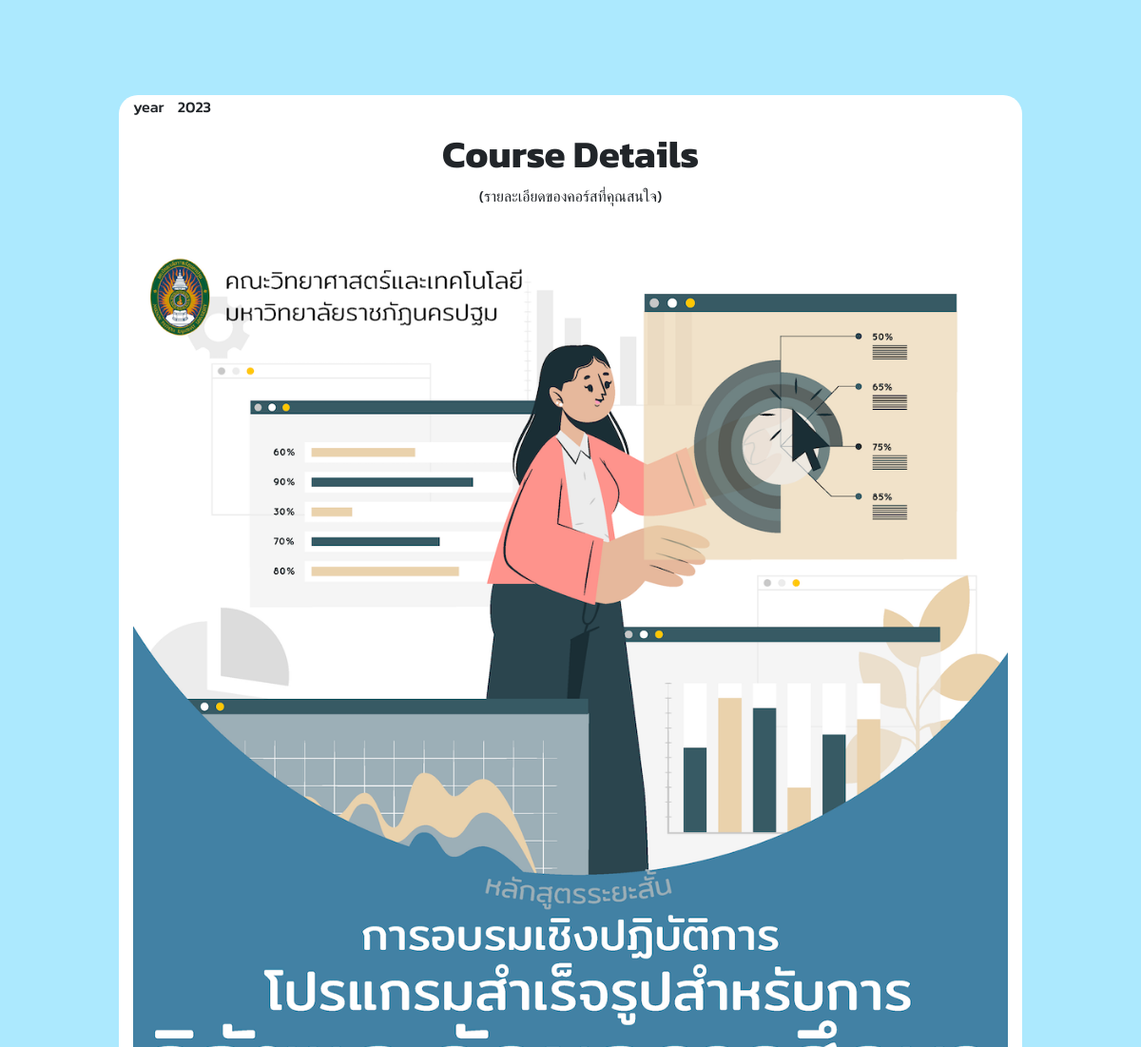
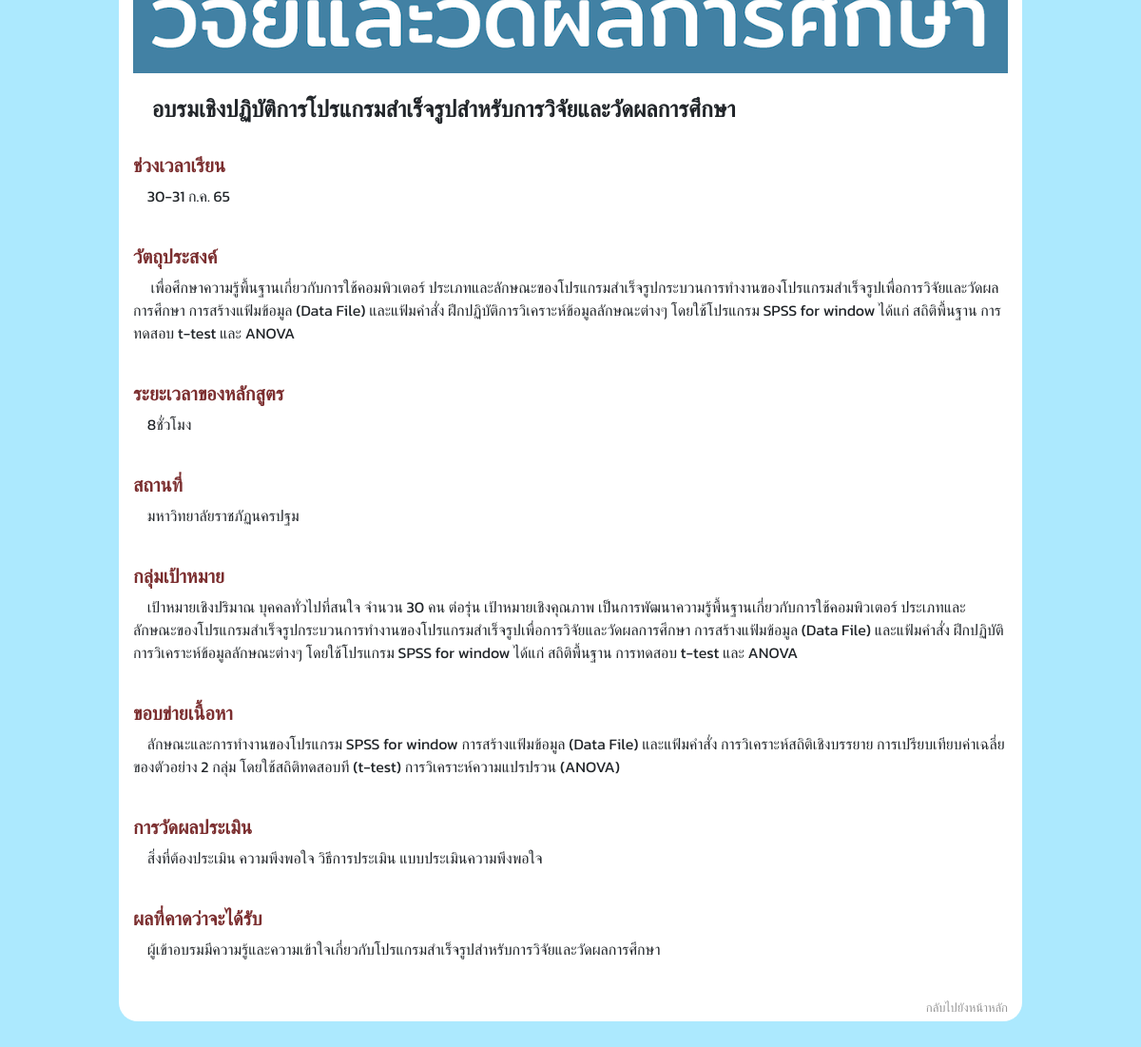
The page /view/view_detail_course.php?cs_id=4 on the database its author committed (2 pictures, top to bottom).
### tables this page shows
CREATE TABLE `sci_cs` (
  `cs_id` int(11) NOT NULL,
  `cs_name` varchar(100) NOT NULL,
  `cs_img` varchar(100) NOT NULL,
  `cs_date` varchar(40) NOT NULL,
  `cs_wallet` varchar(50) NOT NULL,
  `cs_range_date` varchar(400) NOT NULL,
  `cs_fcourse` varchar(400) NOT NULL,
  `cs_time` varchar(45) NOT NULL,
  `cs_location` varchar(50) NOT NULL,
  `cs_group` varchar(400) NOT NULL,
  `cs_detail` varchar(400) NOT NULL,
  `cs_perform` varchar(400) NOT NULL,
  `cs_reward` varchar(400) NOT NULL,
  `cs_schedule` varchar(400) NOT NULL,
  `cs_phone` char(10) DEFAULT NULL,
  `cs_year` char(4) DEFAULT NULL
);

### model/Course.php (called while the page is built, shortened)
<?php
class Course{
    private $ConDB;
    public function __construct(){
        $con = new ConDB();
        $con->connect();
        $this->ConDB = $con->conn;
    }
     public function getCourseDetail($id)
    {
        $sql = "SELECT * FROM sci_cs where cs_id = ".$id;
        $query = $this->ConDB->prepare($sql);
        if( $query->execute()){
            $result = $query->fetch(PDO::FETCH_ASSOC);
            return $result;
            return true;
        }else {
            return false;
        }
    }
}
?>

### model/ConDB.php (called while the page is built, shortened)
<?php
class ConDB{
    public function connect(){
        try{
            $this->conn = new PDO("mysql:host=localhost;dbname=sci_course","root","");
        }catch(PDOException $e){
            echo $e->getMessage();
        }
    }
}
?>

### view/view_detail_course.php (the view, shortened to what this page needs)
<?php
$cs_id=$_GET['cs_id'];
include_once '../model/ConDB.php';
include_once '../model/Course.php';
$obj_name = new Course();
$rs2 = $obj_name->getCourseDetail($cs_id);
?>
<!DOCTYPE html>
<html lang="en">
<head>
    <link rel="stylesheet" href="../style.css">
    <link rel="stylesheet" href="https://cdn.jsdelivr.net/npm/bootstrap@4.3.1/dist/css/bootstrap.min.css"
>
        <link rel="stylesheet" href="https://cdn.jsdelivr.net/npm/bootstrap-icons@1.10.3/font/bootstrap-icons.css">
</head>
<body>
    <div class="container">
        <div class="row align-items-start">
    <div id="center-form" class="col-10">
    <div style="display: inline-block;">
            <h6><p>year<?php echo"&nbsp&nbsp&nbsp&nbsp".$rs2['cs_year']."";?></p></h6>
    </div>
    <h1 class="text-center">Course Details</h1>
    <p class="text-center">(รายละเอียดของคอร์สที่คุณสนใจ)</p>
    <br>
    <img src="<?php echo "".$rs2['cs_img'].""?>" width="100%">
    <br>
    <h4><?php echo"&nbsp&nbsp&nbsp&nbsp".$rs2['cs_name']."";?></h4><br>
    <h5>ช่วงเวลาเรียน</h5>
    <p><?php echo"&nbsp&nbsp&nbsp&nbsp".$rs2['cs_range_date']."";?></p><br>
    <h5>วัตถุประสงค์</h5>
    <p><?php echo"&nbsp&nbsp&nbsp&nbsp ".$rs2['cs_fcourse']."";?></p><br>
    <h5>ระยะเวลาของหลักสูตร</h5>
    <p><?php echo"&nbsp&nbsp&nbsp&nbsp".$rs2['cs_time']."";?></p><br>
    <h5>สถานที่</h5>
    <p><?php echo"&nbsp&nbsp&nbsp&nbsp".$rs2['cs_location']."";?></p><br>
    <h5>กลุ่มเป้าหมาย</h5>
    <p><?php echo"&nbsp&nbsp&nbsp&nbsp".$rs2['cs_group']."";?></p><br>
    <h5>ขอบข่ายเนื้อหา</h5>
    <p><?php echo"&nbsp&nbsp&nbsp&nbsp".$rs2['cs_detail']."";?></p><br>
    <h5>การวัดผลประเมิน</h5>
    <p><?php echo"&nbsp&nbsp&nbsp&nbsp".$rs2['cs_perform']."";?></p><br>
    <h5>ผลที่คาดว่าจะได้รับ</h5>
    <p><?php echo"&nbsp&nbsp&nbsp&nbsp".$rs2['cs_reward']."";?></p><br>
    <div>
        <a class="homepage_right2" href="../index.php">กลับไปยังหน้าหลัก</a>
    </div>
        <br>
            </div>
     </div>
    </div>
    <br><br><br><br><br><br><br><br><br><br><br>
</body>
</html>

### style.css (style rules this page uses)
.text-center { text-align: center; }
a.homepage_right2 { color: #979797; font-size:small; text-align: right; float: right; }

### view/view_detail_course.php (style rules this page uses)
body { background-image: url("../images/background6.jpg"); background-size: 100% 500%; font-family: 'Kanit', sans-serif; }
img { display: block; margin-left: auto; margin-right: auto; }
h5 { color: #7B2E2F ; }
#center-form { top: 100px; border-radius:20px ; background-color: white; }
h1.text-center { font-weight: bold; }
h4,h4.text-center { font-weight: bold; }
h5 { font-weight: bold; }

### rows shown on the page
sci_cs: cs_year "2023", cs_img (picture), cs_name "อบรมเชิงปฏิบัติการโปรแกรมสำเร็จรูปสำหรับการวิจัยและวัดผลการศึกษา", cs_range_date "30-31 ก.ค. 65", cs_fcourse "เพื่อศึกษาความรู้พื้นฐานเกี่ยวกับการใช้คอมพิวเตอร์ ประเภทและลักษณะของโปรแกรมสำเร็จรูปกระบวนการทำงานของโปรแกรมสำเร็จรูปเพื่อการวิจัยและวัดผลการศึกษา การสร้างแฟ้มข้อมูล (Data File) และแฟ้มคำสั่ง ฝึกปฏิบัติการวิเคราะห์ข้อมูลลักษณะต่างๆ โดยใช้โปรแกรม SPSS for window ได้แก่ สถิติพื้นฐาน การทดสอบ t-test และ ANOVA", cs_time "8ชั่วโมง", cs_location "มหาวิทยาลัยราชภัฏนครปฐม", cs_group "เป้าหมายเชิงปริมาณ บุคคลทั่วไปที่สนใจ จำนวน 30 คน ต่อรุ่น เป้าหมายเชิงคุณภาพ เป็นการพัฒนาความรู้พื้นฐานเกี่ยวกับการใช้คอมพิวเตอร์ ประเภทและลักษณะของโปรแกรมสำเร็จรูปกระบวนการทำงานของโปรแกรมสำเร็จรูปเพื่อการวิจัยและวัดผลการศึกษา การสร้างแฟ้มข้อมูล (Data File) และแฟ้มคำสั่ง ฝึกปฏิบัติการวิเคราะห์ข้อมูลลักษณะต่างๆ โดยใช้โปรแกรม SPSS for window ได้แก่ สถิติพื้นฐาน การทดสอบ t-test และ ANOVA", cs_detail "ลักษณะและการทำงานของโปรแกรม SPSS for window การสร้างแฟ้มข้อมูล (Data File) และแฟ้มคำสั่ง การวิเคราะห์สถิติเชิงบรรยาย การเปรียบเทียบค่าเฉลี่ยของตัวอย่าง 2 กลุ่ม โดยใช้สถิติทดสอบที (t-test) การวิเคราะห์ความแปรปรวน (ANOVA)", cs_perform "สิ่งที่ต้องประเมิน ความพึงพอใจ วิธีการประเมิน แบบประเมินความพึงพอใจ", cs_reward "ผู้เข้าอบรมมีความรู้และความเข้าใจเกี่ยวกับโปรแกรมสำเร็จรูปสำหรับการวิจัยและวัดผลการศึกษา"
